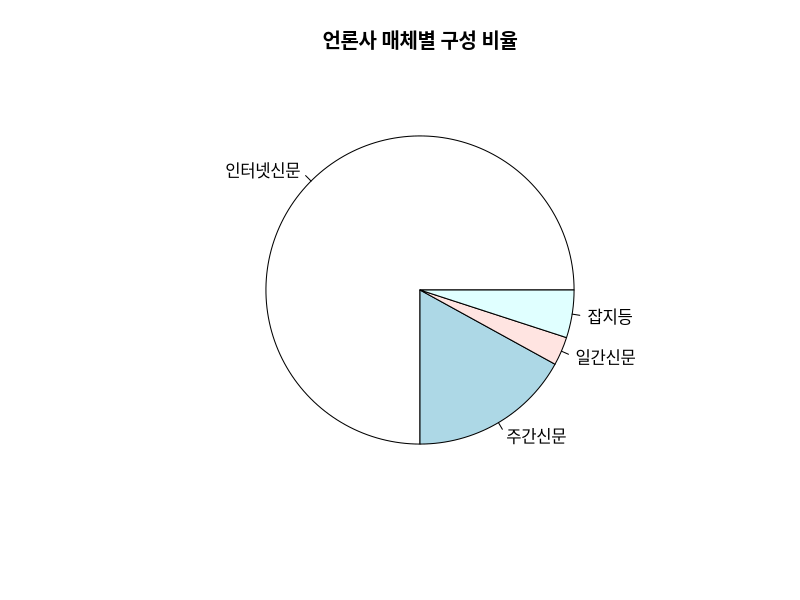
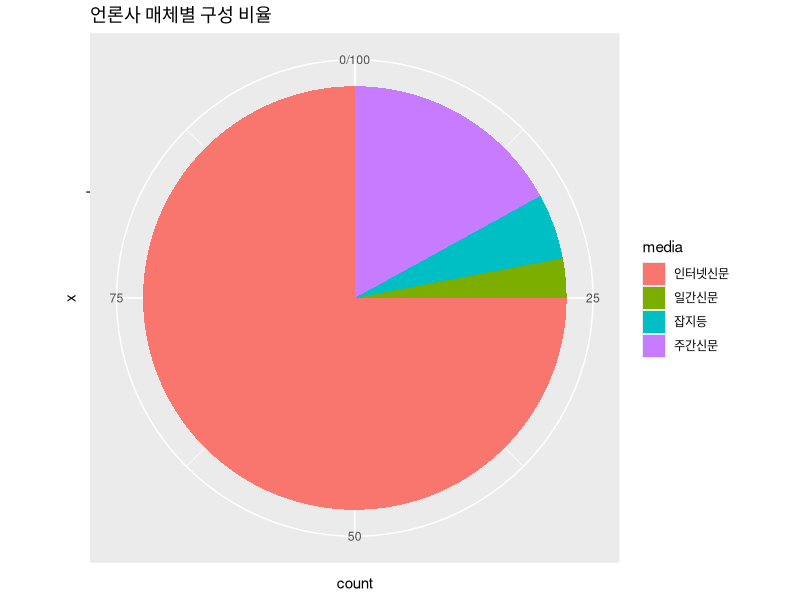

These charts were generated, in order, by the following R code:
## ---- chunk 1
#| collapse: true
# Define slice values and labels
slices <- c(75, 17, 3, 5)
labels <- c("인터넷신문", "주간신문", "일간신문", "잡지등")

# set Korean font for macOS
par(family = "Apple SD 산돌고딕 Neo")
# Create a simple pie chart
pie(slices, labels = labels, main = "언론사 매체별 구성 비율")
## ---- chunk 2
#| collapse: true
library(ggplot2)
# Create a data frame
df <- data.frame(
  media = c("인터넷신문", "주간신문", "일간신문", "잡지등"),
  count = c(75, 17, 3, 5)
)

# Create the pie chart using polar coordinates
ggplot(df, aes(x = "", y = count, fill = media)) +
  geom_bar(stat = "identity", width = 1) +
  coord_polar("y", start = 0) +
  # Removes background and grid lines and set Korean font for macOS
  theme_set(theme_void(base_family = "Apple SD 산돌고딕 Neo")) +
  labs(title = "언론사 매체별 구성 비율")
